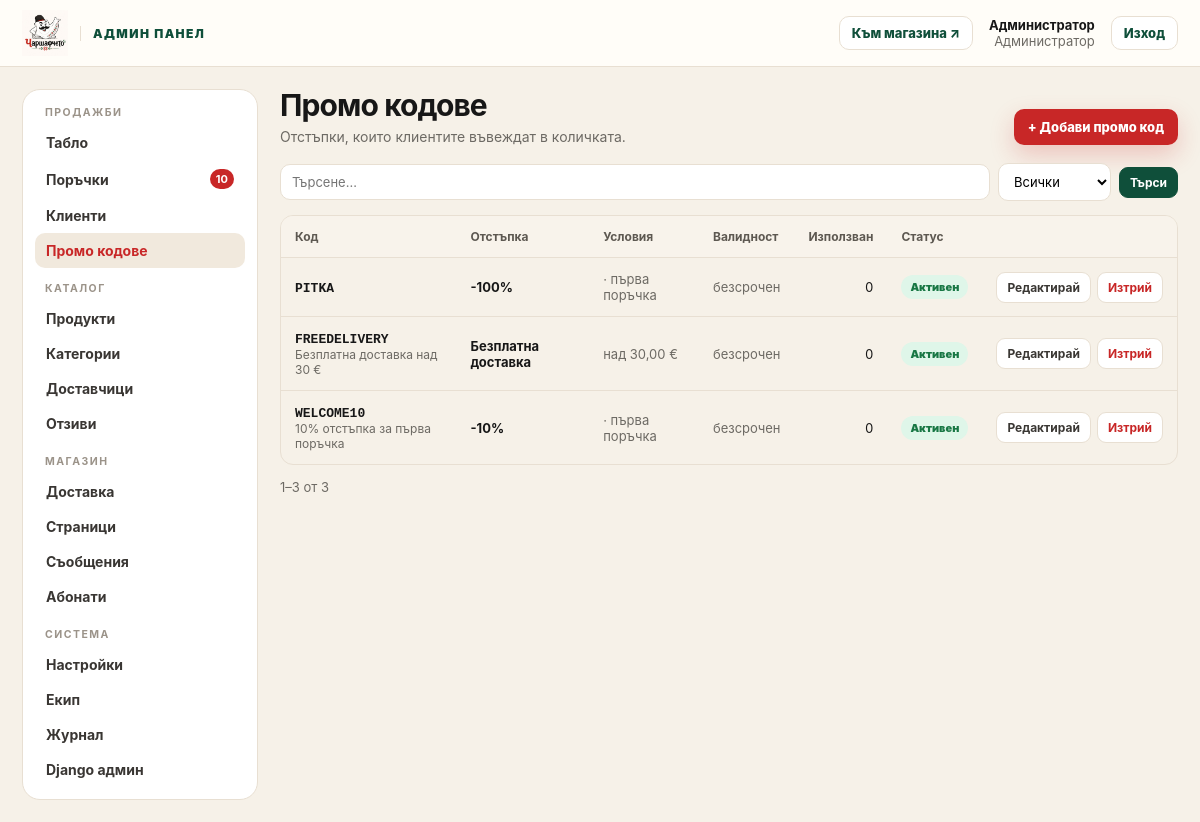
The page /dashboard/coupons/ (signed in) on the database its author committed.
### accounts/models.py (models this page shows, shortened)
class User(AbstractUser):
    username = None
    email = models.EmailField("имейл", unique=True)
    phone = models.CharField("телефон", max_length=32, blank=True)
    marketing_consent = models.BooleanField("съгласие за маркетинг", default=False)
    email_verified = models.BooleanField("потвърден имейл", default=False)
    USERNAME_FIELD = "email"
    REQUIRED_FIELDS = []
    objects = UserManager()
    class Meta:
        verbose_name = "потребител"
        verbose_name_plural = "потребители"

### orders/models.py (models this page shows, shortened)
class Coupon(models.Model):
    TYPE_PERCENT = "percent"
    TYPE_FIXED = "fixed"
    TYPE_FREE_SHIPPING = "free_shipping"
    TYPE_CHOICES = [
        (TYPE_PERCENT, "Процент от сумата"),
        (TYPE_FIXED, "Фиксирана сума"),
        (TYPE_FREE_SHIPPING, "Безплатна доставка"),
    ]
    code = models.CharField("код", max_length=40, unique=True)
    description = models.CharField("описание", max_length=200, blank=True)
    discount_type = models.CharField("тип", max_length=20, choices=TYPE_CHOICES, default=TYPE_PERCENT)
    value = models.DecimalField("стойност", max_digits=8, decimal_places=2, default=0)
    min_order_total = models.DecimalField("минимална поръчка", max_digits=10, decimal_places=2, default=0)
    valid_from = models.DateTimeField("валиден от", null=True, blank=True)
    valid_until = models.DateTimeField("валиден до", null=True, blank=True)
    usage_limit = models.PositiveIntegerField("общ лимит на използване", null=True, blank=True)
    once_per_customer = models.BooleanField("веднъж на клиент", default=False)
    first_order_only = models.BooleanField("само за първа поръчка", default=False)
    times_used = models.PositiveIntegerField("използван", default=0)
    is_active = models.BooleanField("активен", default=True)
    created_at = models.DateTimeField(auto_now_add=True)
    class Meta:
        ordering = ["-created_at"]
        verbose_name = "промо код"
        verbose_name_plural = "промо кодове"
    @property
    def label(self):
        if self.discount_type == self.TYPE_PERCENT:
            return f"-{self.value.normalize():f}%"
        if self.discount_type == self.TYPE_FIXED:
            return f"-{self.value:.2f}"
        return "Безплатна доставка"

### core/models.py (models this page shows, shortened)
class SiteSettings(models.Model):
    CURRENCY_CHOICES = [("EUR", "EUR (€)"), ("BGN", "BGN (лв.)")]
    store_name = models.CharField("име на магазина", max_length=80, default="Чаршафчето")
    tagline = models.CharField("слоган", max_length=160, default="Повече уют в живота")
    announcement = models.CharField(
        "лента с обява",
        max_length=200,
        blank=True,
        default="🚚 Безплатна доставка за поръчки над 50 € · 14 дни право на връщане",
    )
    currency = models.CharField("валута", max_length=3, choices=CURRENCY_CHOICES, default="EUR")
    show_secondary_currency = models.BooleanField(
        "показвай и цена в лева", default=True, help_text="Двойно обозначаване EUR / BGN по фиксирания курс."
    )
    free_shipping_threshold = models.DecimalField(
        "безплатна доставка над", max_digits=10, decimal_places=2, default=Decimal("50.00")
    )
    vat_rate = models.DecimalField("ДДС %", max_digits=5, decimal_places=2, default=Decimal("20.00"))
    prices_include_vat = models.BooleanField("цените са с ДДС", default=True)
    low_stock_threshold = models.PositiveIntegerField("праг за ниска наличност", default=5)
    contact_email = models.EmailField("имейл за контакт", default="info@charshafcheto.bg")
    orders_email = models.EmailField("имейл за известия за поръчки", default="orders@charshafcheto.bg")
    contact_phone = models.CharField("телефон", max_length=40, default="0888 123 456")
    address = models.CharField("адрес", max_length=200, default="България")
    company_name = models.CharField("фирма", max_length=120, blank=True)
    company_eik = models.CharField("ЕИК", max_length=20, blank=True)
    bank_iban = models.CharField("IBAN за банков превод", max_length=40, blank=True)
    bank_name = models.CharField("банка", max_length=80, blank=True)
    facebook_url = models.URLField(blank=True)
    instagram_url = models.URLField(blank=True)
    meta_description = models.CharField(
        "SEO описание",
        max_length=300,
        default="Спални комплекти, чаршафи, калъфки и завивки с български дух.",
    )
    updated_at = models.DateTimeField(auto_now=True)
    CACHE_KEY = "site_settings"
    class Meta:
        verbose_name = "настройки на магазина"
        verbose_name_plural = "настройки на магазина"
    @classmethod
    def load(cls):
        obj = cache.get(cls.CACHE_KEY)
        if obj is None:
            obj, _ = cls.objects.get_or_create(pk=1)
            cache.set(cls.CACHE_KEY, obj, 300)
        return obj
    @property
    def currency_symbol(self):
        return "€" if self.currency == "EUR" else "лв."

### dashboard/views/crud.py (the view)
@staff_required
def entity_list(request, entity):
    e = _entity(entity)
    qs = e.queryset()
    q = request.GET.get("q", "").strip()
    if q and e.search:
        cond = Q()
        for field in e.search:
            cond |= Q(**{f"{field}__icontains": q})
        qs = qs.filter(cond)
    active = request.GET.get("active")
    if "active" in e.filters and active in ("1", "0"):
        qs = qs.filter(**{e.filters["active"]: active == "1"})
    return render(request, f"dashboard/{e.key}/list.html", {"e": e, "page": paginate(request, qs)})

### core/context_processors.py (called while the page is built)
def store(request):
    if request.path.startswith(("/static/", "/media/")):
        return {}
    wishlist_ids = set()
    if request.user.is_authenticated:
        wishlist_ids = set(WishlistItem.objects.filter(user=request.user).values_list("product_id", flat=True))
    else:
        wishlist_ids = set(request.session.get("wishlist", []))
    return {
        "store": SiteSettings.load(),
        "cart": Cart(request),
        "wishlist_ids": wishlist_ids,
        "menu_categories": Category.objects.filter(is_active=True, show_in_menu=True, parent__isnull=True),
        "footer_pages": Page.objects.filter(show_in_footer=True),
        "card_payments_enabled": bool(settings.STRIPE_SECRET_KEY),
        "SITE_URL": settings.SITE_URL,
    }

### core/templatetags/store_tags.py (called while the page is built)
def _fmt(value):
    return f"{value:,.2f}".replace(",", " ").replace(".", ",")

def _to_decimal(value):
    try:
        return Decimal(value)
    except (InvalidOperation, TypeError, ValueError):
        return Decimal("0")

@register.filter
def money(value):
    store = SiteSettings.load()
    return f"{_fmt(_to_decimal(value))} {store.currency_symbol}"

### dashboard/access.py (called while the page is built)
def _check(request, superuser=False):
    if not request.user.is_authenticated:
        return redirect_to_login(request.get_full_path(), reverse("accounts:login"))
    if not request.user.is_staff or (superuser and not request.user.is_superuser):
        raise PermissionDenied
    return None

def staff_required(view):
    @wraps(view)
    def wrapper(request, *args, **kwargs):
        return _check(request) or view(request, *args, **kwargs)
    return wrapper

def paginate(request, queryset, per_page=PAGE_SIZE):
    return Paginator(queryset, per_page).get_page(request.GET.get("page"))

### dashboard/templatetags/dashboard_tags.py (called while the page is built)
@register.simple_tag
def dashboard_counts():
    return {
        "orders": Order.objects.filter(status=Order.STATUS_NEW).count(),
        "reviews": Review.objects.filter(is_approved=False).count(),
        "messages": ContactMessage.objects.filter(is_read=False).count(),
    }

@register.simple_tag(takes_context=True)
def nav_active(context, *prefixes):
    match = getattr(context["request"], "resolver_match", None)
    name = match.url_name if match else ""
    return "active" if any(name == p or name.startswith(p + "_") for p in prefixes) else ""

### dashboard/views/crud.py (called while the page is built)
def _entity(key):
    entity = ENTITIES.get(key)
    if entity is None:
        from django.http import Http404
        raise Http404
    return entity

### dashboard/templates/dashboard/coupons/list.html (shortened to what this page needs)
{% extends "dashboard/base.html" %}
{% load store_tags %}
{% block content %}
{% include "dashboard/_list_head.html" with sub="Отстъпки, които клиентите въвеждат в количката." %}
<div class="table-wrap"><table class="table d-table">
  <thead><tr><th>Код</th><th>Отстъпка</th><th>Условия</th><th>Валидност</th><th class="num">Използван</th><th>Статус</th><th></th></tr></thead>
  <tbody>{% now "U" as now_ts %}{% for obj in page %}<tr>
    <td><a class="d-strong" href="{% url 'dashboard:coupons_edit' obj.pk %}"><code>{{ obj.code }}</code></a><div class="d-muted">{{ obj.description }}</div></td>
    <td><b>{{ obj.label }}</b></td>
    <td class="d-muted">{% if obj.min_order_total %}над {{ obj.min_order_total|money }}{% endif %}{% if obj.first_order_only %} · първа поръчка{% endif %}</td>
    <td class="d-muted">{% if not obj.valid_from and not obj.valid_until %}безсрочен{% endif %}</td>
    <td class="num">{{ obj.times_used }}{% if obj.usage_limit %} / {{ obj.usage_limit }}{% endif %}</td>
    <td>{% if not obj.is_active %}<span class="status pending">Неактивен</span>{% elif obj.valid_until and obj.valid_until|date:'U' < now_ts %}<span class="status cancelled">Изтекъл</span>{% elif obj.usage_limit and obj.times_used >= obj.usage_limit %}<span class="status cancelled">Изчерпан</span>{% else %}<span class="status delivered">Активен</span>{% endif %}</td>
    <td>{% include "dashboard/_row_actions.html" %}</td>
  </tr>{% empty %}<tr><td colspan="7" class="d-empty">Няма промо кодове.</td></tr>{% endfor %}</tbody>
</table></div>
{% include "dashboard/_pager.html" %}
{% endblock %}

### dashboard/templates/dashboard/base.html (shortened to what this page needs)
{% load static dashboard_tags %}<!doctype html>
<html lang="bg">
<head>
  <link rel="stylesheet" href="{% static 'css/store.css' %}">
  <link rel="stylesheet" href="{% static 'css/dashboard.css' %}">
</head>
<body class="d-body">
{% dashboard_counts as counts %}
<header class="d-top">
  <div class="d-top-in">
    <a class="d-brand" href="{% url 'dashboard:home' %}"><img src="{% static 'img/logo.png' %}" alt="{{ store.store_name }}"><span>Админ панел</span></a>
    <a class="d-link" href="/" target="_blank" rel="noopener">Към магазина ↗</a>
    <div class="d-user"><b>{{ request.user.get_full_name|default:request.user.email }}</b>{% if request.user.is_superuser %}Администратор{% else %}Служител{% endif %}</div>
    <form method="post" action="{% url 'accounts:logout' %}">{% csrf_token %}<button class="d-link" type="submit">Изход</button></form>
  </div>
</header>
<div class="d-shell">
  <nav class="d-side" aria-label="Админ навигация">
    <h6>Продажби</h6>
    <a href="{% url 'dashboard:home' %}" class="{% nav_active 'home' %}">Табло</a>
    <a href="{% url 'dashboard:orders' %}" class="{% nav_active 'orders' 'order' 'supplier_order' %}">Поръчки {% if counts.orders %}<span class="d-count">{{ counts.orders }}</span>{% endif %}</a>
    <a href="{% url 'dashboard:customers' %}" class="{% nav_active 'customers' 'customer' 'guest' %}">Клиенти</a>
    <a href="{% url 'dashboard:coupons' %}" class="{% nav_active 'coupons' %}">Промо кодове</a>
    <h6>Каталог</h6>
    <a href="{% url 'dashboard:products' %}" class="{% nav_active 'products' 'product' 'variant' %}">Продукти</a>
    <a href="{% url 'dashboard:categories' %}" class="{% nav_active 'categories' %}">Категории</a>
    <a href="{% url 'dashboard:suppliers' %}" class="{% nav_active 'suppliers' 'supplier' %}">Доставчици</a>
    <a href="{% url 'dashboard:reviews' %}" class="{% nav_active 'reviews' 'review' %}">Отзиви {% if counts.reviews %}<span class="d-count">{{ counts.reviews }}</span>{% endif %}</a>
    <h6>Магазин</h6>
    <a href="{% url 'dashboard:shipping' %}" class="{% nav_active 'shipping' %}">Доставка</a>
    <a href="{% url 'dashboard:pages' %}" class="{% nav_active 'pages' %}">Страници</a>
    <a href="{% url 'dashboard:messages' %}" class="{% nav_active 'messages' 'message' %}">Съобщения {% if counts.messages %}<span class="d-count">{{ counts.messages }}</span>{% endif %}</a>
    <a href="{% url 'dashboard:subscribers' %}" class="{% nav_active 'subscribers' 'subscriber' %}">Абонати</a>
    <h6>Система</h6>
    {% if request.user.is_superuser %}
    <a href="{% url 'dashboard:settings' %}" class="{% nav_active 'settings' %}">Настройки</a>
    <a href="{% url 'dashboard:team' %}" class="{% nav_active 'team' %}">Екип</a>
    {% endif %}
    <a href="{% url 'dashboard:audit' %}" class="{% nav_active 'audit' %}">Журнал</a>
    {% if request.user.is_superuser %}<a href="{% url 'admin:index' %}">Django админ</a>{% endif %}
  </nav>
  <main class="d-main" id="main">
    {% block content %}{% endblock %}
  </main>
</div>
</body>
</html>

### dashboard/templates/dashboard/_row_actions.html
<div class="d-actions"><a class="d-btn" href="{% url 'dashboard:'|add:e.key|add:'_edit' obj.pk %}">Редактирай</a><a class="d-btn danger" href="{% url 'dashboard:'|add:e.key|add:'_delete' obj.pk %}">Изтрий</a></div>

### static/css/store.css (style rules this page uses)
:root { --cream:#fbf7ef; --paper:#fffdf8; --ink:#171717; --muted:#6d6a64; --red:#c82727; --red-dark:#a91e1e; --green:#0f4f3a; --green-2:#1f6e50; --line:#e8dfd2; --gold:#e2a126; --shadow:0 18px 45px rgba(25,16,8,.08); --radius:22px; --radius-sm:14px; --max:1220px; }
* { box-sizing:border-box }
html { scroll-behavior:smooth }
body { margin:0;font-family:Inter,ui-sans-serif,system-ui,-apple-system,BlinkMacSystemFont,"Segoe UI",sans-serif;color:var(--ink);background:var(--cream) }
button,input,select,textarea { font:inherit }
button { cursor:pointer }
a { color:inherit;text-decoration:none }
img { max-width:100%;display:block }
.table-wrap { overflow:auto;border:1px solid var(--line);border-radius:13px }
.table { width:100%;border-collapse:collapse;min-width:720px }
.table th,.table td { padding:13px 14px;border-bottom:1px solid var(--line);text-align:left;font-size:13px }
.table th { background:#f8f3eb;color:#5d5851;font-size:12px }
.table tr:last-child td { border-bottom:0 }
.status { display:inline-flex;border-radius:999px;padding:5px 9px;font-size:11px;font-weight:900;background:#eee }
.status.delivered { background:#dff6e9;color:#187744 }

### static/css/dashboard.css (style rules this page uses)
body.d-body { background:#f6f1e8;min-height:100vh }
.d-top { position:sticky;top:0;z-index:40;background:rgba(255,253,248,.97);backdrop-filter:blur(12px);border-bottom:1px solid var(--line) }
.d-top-in { display:flex;align-items:center;gap:16px;padding:10px 22px }
.d-brand { display:flex;align-items:center;gap:12px;font-weight:900;color:var(--green) }
.d-brand img { height:46px;width:auto }
.d-brand span { font-size:12px;letter-spacing:.12em;text-transform:uppercase;border-left:1px solid var(--line);padding-left:12px }
.d-top a.d-link,.d-top button.d-link { font-size:13px;font-weight:800;color:var(--green);border:1px solid var(--line);background:#fff;border-radius:10px;padding:8px 12px }
.d-user { font-size:13px;color:var(--muted);text-align:right;line-height:1.25 }
.d-user b { display:block;color:var(--ink) }
.d-shell { display:grid;grid-template-columns:236px minmax(0,1fr);gap:22px;padding:22px;max-width:1500px;margin:0 auto }
.d-side { background:#fff;border:1px solid var(--line);border-radius:18px;padding:12px;height:max-content;position:sticky;top:88px }
.d-side h6 { margin:14px 10px 6px;font-size:10.5px;letter-spacing:.14em;text-transform:uppercase;color:#9b9389 }
.d-side h6:first-child { margin-top:4px }
.d-side a { display:flex;align-items:center;justify-content:space-between;gap:8px;padding:9px 11px;border-radius:10px;font-weight:700;font-size:14px;color:#393633 }
.d-side a.active { background:#f1e9dd;color:var(--red) }
.d-count { background:var(--red);color:#fff;border-radius:999px;font-size:11px;min-width:20px;height:20px;padding:0 6px;display:grid;place-items:center }
.d-main { min-width:0 }
.d-table { min-width:640px }
.d-table td { vertical-align:middle }
.d-table .num { text-align:right;font-variant-numeric:tabular-nums;white-space:nowrap }
.d-table th.num { text-align:right }
.d-muted { color:var(--muted);font-size:12px }
.d-strong { font-weight:800 }
.d-actions { display:flex;gap:6px;justify-content:flex-end;flex-wrap:wrap }
.d-table .d-actions { flex-wrap:nowrap }
.d-btn { border:1px solid var(--line);background:#fff;border-radius:9px;padding:7px 10px;font-size:12px;font-weight:700;color:#3a3733;display:inline-flex;align-items:center;gap:5px;white-space:nowrap;cursor:pointer }
.d-btn.danger { color:var(--red) }

### rows shown on the page
User: user.get_full_name "Администратор"
Coupon: code "PITKA", label "-100%", first_order_only "· първа поръчка", shows "безсрочен", times_used "0", is_active "Активен"
Coupon: code "FREEDELIVERY", description "Безплатна доставка над 30 €", label "Безплатна доставка", min_order_total "30,00 €", shows "безсрочен", times_used "0", is_active "Активен"
Coupon: code "WELCOME10", description "10% отстъпка за първа поръчка", label "-10%", first_order_only "· първа поръчка", shows "безсрочен", times_used "0", is_active "Активен"

### other values the page prints
{{ counts.orders }} "10"
{{ e.title }} "Промо кодове"
{{ sub }} "Отстъпки, които клиентите въвеждат в количката."
{{ e.singular }} "промо код"
{{ page.start_index }} "1"
{{ page.end_index }} "3"
{{ page.paginator.count }} "3"
